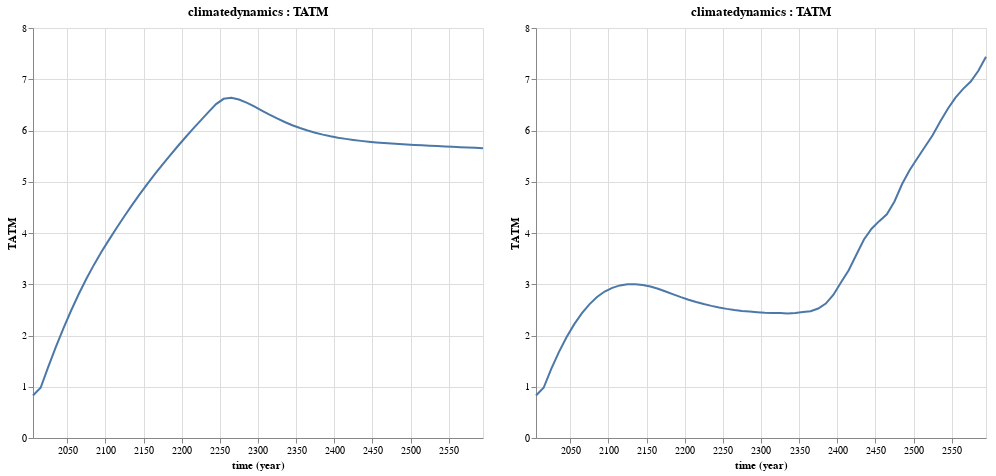

Notebook code for this chart:
### Markdown cell above
Looking at the temperature for our optimization, and ignoring the second half of the model time period, we can see a significant impact of our optimal policy on temperatures.

### Code cell
@vlplot(resolve={scale={y=:shared}}) + [Mimi.plot(m_dice1, :climatedynamics, :TATM) Mimi.plot(m_opt, :climatedynamics, :TATM)]

### Figure 1 — Vega-Lite specification as saved in the notebook (floating-point values rounded to 4 significant figures)
{"hconcat": [{"$schema": "https://vega.github.io/schema/vega-lite/v2.0.json", "data": {"values": [{"TATM": "0.83", "time": "2005-01-01"}, {"TATM": "0.98", "time": "2015-01-01"}, {"TATM": "1.3881597063065039", "time": "2025-01-01"}, {"TATM": "1.7763568832996077", "time": "2035-01-01"}, {"TATM": "2.143378418542003", "time": "2045-01-01"}, {"TATM": "2.48771553569001", "time": "2055-01-01"}, {"TATM": "2.8087148591501157", "time": "2065-01-01"}, {"TATM": "3.10671639649217", "time": "2075-01-01"}, {"TATM": "3.382825259538321", "time": "2085-01-01"}, {"TATM": "3.6386207932274326", "time": "2095-01-01"}, {"TATM": "3.8759150825139432", "time": "2105-01-01"}, {"TATM": "4.107603640506595", "time": "2115-01-01"}, {"TATM": "4.3320678899024765", "time": "2125-01-01"}, {"TATM": "4.548669639694528", "time": "2135-01-01"}, {"TATM": "4.757364104876634", "time": "2145-01-01"}, {"TATM": "4.95845043632468", "time": "2155-01-01"}, {"TATM": "5.152412610352883", "time": "2165-01-01"}, {"TATM": "5.3398195261657015", "time": "2175-01-01"}, {"TATM": "5.521263793725003", "time": "2185-01-01"}, {"TATM": "5.697325788302517", "time": "2195-01-01"}, {"TATM": "5.868554376703898", "time": "2205-01-01"}, {"TATM": "6.035459345242548", "time": "2215-01-01"}, {"TATM": "6.198514129513103", "time": "2225-01-01"}, {"TATM": "6.3581847198627255", "time": "2235-01-01"}, {"TATM": "6.5148671959990105", "time": "2245-01-01"}, {"TATM": "6.618260569750442", "time": "2255-01-01"}, {"TATM": "6.637108329409583", "time": "2265-01-01"}, {"TATM": "6.604999248696924", "time": "2275-01-01"}, {"TATM": "6.544161231045846", "time": "2285-01-01"}, {"TATM": "6.469101715479886", "time": "2295-01-01"}, {"TATM": "6.389094468166331", "time": "2305-01-01"}, {"TATM": "6.30988143244077", "time": "2315-01-01"}, {"TATM": "6.234838775038302", "time": "2325-01-01"}, {"TATM": "6.165775908514998", "time": "2335-01-01"}, {"TATM": "6.103482237025658", "time": "2345-01-01"}, {"TATM": "6.048099981351211", "time": "2355-01-01"}, {"TATM": "5.999376851685412", "time": "2365-01-01"}, {"TATM": "5.956835647931661", "time": "2375-01-01"}, {"TATM": "5.919886474826612", "time": "2385-01-01"}, {"TATM": "5.8878994327132546", "time": "2395-01-01"}, {"TATM": "5.86025023335239", "time": "2405-01-01"}, {"TATM": "5.836347426164182", "time": "2415-01-01"}, {"TATM": "5.815647288994508", "time": "2425-01-01"}, {"TATM": "5.797660591169723", "time": "2435-01-01"}, {"TATM": "5.781954138232699", "time": "2445-01-01"}, {"TATM": "5.768149094264203", "time": "2455-01-01"}, {"TATM": "5.755917435823844", "time": "2465-01-01"}, {"TATM": "5.7449774419575395", "time": "2475-01-01"}, {"TATM": "5.735088811443862", "time": "2485-01-01"}, {"TATM": "5.726047781785632", "time": "2495-01-01"}, {"TATM": "5.717682476124955", "time": "2505-01-01"}, {"TATM": "5.7098486040987675", "time": "2515-01-01"}, {"TATM": "5.702425576261056", "time": "2525-01-01"}, {"TATM": "5.695313048813406", "time": "2535-01-01"}, {"TATM": "5.688427888709104", "time": "2545-01-01"}, {"TATM": "5.681701533558629", "time": "2555-01-01"}, {"TATM": "5.675077712524968", "time": "2565-01-01"}, {"TATM": "5.6685104910086705", "time": "2575-01-01"}, {"TATM": "5.6619626016188915", "time": "2585-01-01"}, {"TATM": "5.655404025496941", "time": "2595-01-01"}]}, "description": "plot for a specific component variable pair", "encoding": {"x": {"field": "time", "timeUnit": "utcyear", "type": "temporal"}, "y": {"field": "TATM", "type": "quantitative"}}, "height": 410, "mark": {"type": "line"}, "title": "climatedynamics : TATM", "width": 450}, {"$schema": "https://vega.github.io/schema/vega-lite/v2.0.json", "data": {"values": [{"TATM": "0.83", "time": "2005-01-01"}, {"TATM": "0.98", "time": "2015-01-01"}, {"TATM": "1.3481995533884215", "time": "2025-01-01"}, {"TATM": "1.6761789689716735", "time": "2035-01-01"}, {"TATM": "1.9656535057588067", "time": "2045-01-01"}, {"TATM": "2.21708655327634", "time": "2055-01-01"}, {"TATM": "2.4309413373119813", "time": "2065-01-01"}, {"TATM": "2.608217385873908", "time": "2075-01-01"}, {"TATM": "2.7503215992656465", "time": "2085-01-01"}, {"TATM": "2.857760182752537", "time": "2095-01-01"}, {"TATM": "2.930479438750124", "time": "2105-01-01"}, {"TATM": "2.9773433953107973", "time": "2115-01-01"}, {"TATM": "2.998123701000028", "time": "2125-01-01"}, {"TATM": "2.999765314302981", "time": "2135-01-01"}, {"TATM": "2.9861850354233397", "time": "2145-01-01"}, {"TATM": "2.956317874558794", "time": "2155-01-01"}, {"TATM": "2.911123860054566", "time": "2165-01-01"}, {"TATM": "2.8577861439189784", "time": "2175-01-01"}, {"TATM": "2.802220721239597", "time": "2185-01-01"}, {"TATM": "2.748443450165846", "time": "2195-01-01"}, {"TATM": "2.698492847441433", "time": "2205-01-01"}, {"TATM": "2.6531446883521967", "time": "2215-01-01"}, {"TATM": "2.6131605058044403", "time": "2225-01-01"}, {"TATM": "2.5777866924121673", "time": "2235-01-01"}, {"TATM": "2.5463392817921138", "time": "2245-01-01"}, {"TATM": "2.5195817833380447", "time": "2255-01-01"}, {"TATM": "2.496583725923126", "time": "2265-01-01"}, {"TATM": "2.478545492495442", "time": "2275-01-01"}, {"TATM": "2.4660201229621825", "time": "2285-01-01"}, {"TATM": "2.4553331392138897", "time": "2295-01-01"}, {"TATM": "2.445172448076632", "time": "2305-01-01"}, {"TATM": "2.4396859847728027", "time": "2315-01-01"}, {"TATM": "2.436753149058716", "time": "2325-01-01"}, {"TATM": "2.4314854996468265", "time": "2335-01-01"}, {"TATM": "2.441083273930636", "time": "2345-01-01"}, {"TATM": "2.4589473016892724", "time": "2355-01-01"}, {"TATM": "2.47227551379456", "time": "2365-01-01"}, {"TATM": "2.525602942036518", "time": "2375-01-01"}, {"TATM": "2.623612382616584", "time": "2385-01-01"}, {"TATM": "2.7947749458038866", "time": "2395-01-01"}, {"TATM": "3.03982042118232", "time": "2405-01-01"}, {"TATM": "3.2744166338981904", "time": "2415-01-01"}, {"TATM": "3.5749477325541243", "time": "2425-01-01"}, {"TATM": "3.8727377974702737", "time": "2435-01-01"}, {"TATM": "4.083433074694953", "time": "2445-01-01"}, {"TATM": "4.231042695506263", "time": "2455-01-01"}, {"TATM": "4.364007217997923", "time": "2465-01-01"}, {"TATM": "4.615380809718015", "time": "2475-01-01"}, {"TATM": "4.9554411865367545", "time": "2485-01-01"}, {"TATM": "5.229260650047459", "time": "2495-01-01"}, {"TATM": "5.458366242993498", "time": "2505-01-01"}, {"TATM": "5.681754944341142", "time": "2515-01-01"}, {"TATM": "5.9087704215375965", "time": "2525-01-01"}, {"TATM": "6.174803192968939", "time": "2535-01-01"}, {"TATM": "6.424388919242239", "time": "2545-01-01"}, {"TATM": "6.642308489296494", "time": "2555-01-01"}, {"TATM": "6.812911699133475", "time": "2565-01-01"}, {"TATM": "6.95588612192869", "time": "2575-01-01"}, {"TATM": "7.16447555909149", "time": "2585-01-01"}, {"TATM": "7.440339706508375", "time": "2595-01-01"}]}, "description": "plot for a specific component variable pair", "encoding": {"x": {"field": "time", "timeUnit": "utcyear", "type": "temporal"}, "y": {"field": "TATM", "type": "quantitative"}}, "height": 410, "mark": {"type": "line"}, "title": "climatedynamics : TATM", "width": 450}], "resolve": {"scale": {"x": "independent", "y": "shared"}}}
